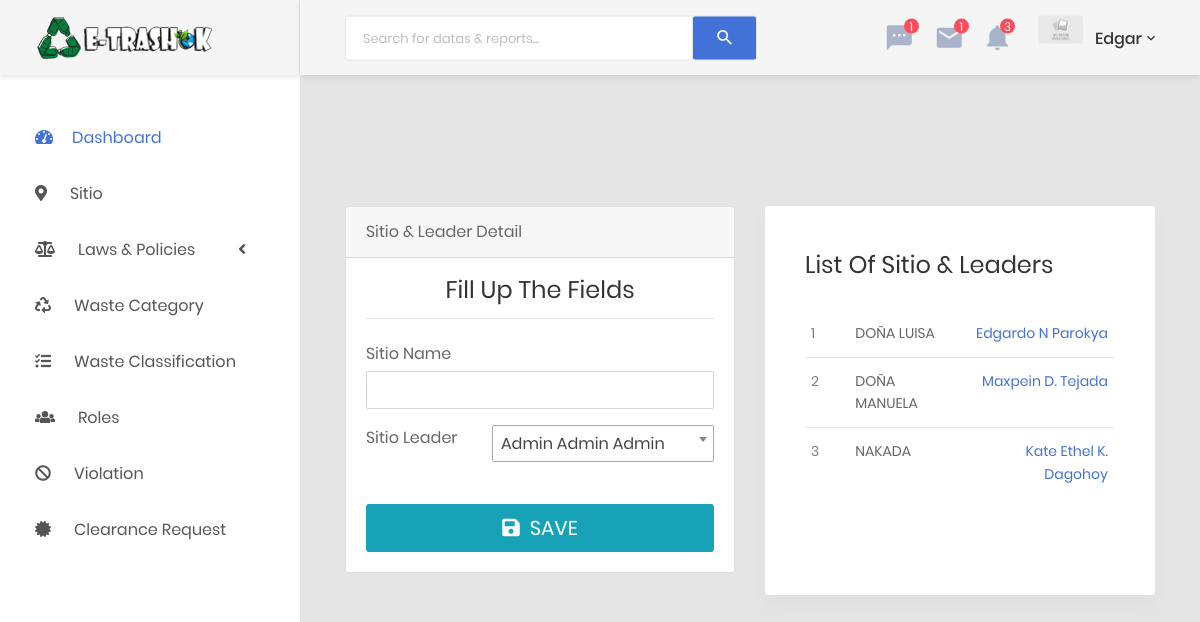
The page /admin-pages/sitio.php (signed in) on the database its author committed.
### tables this page shows
CREATE TABLE `sitio` (
  `id` int(11) NOT NULL,
  `sitio_name` varchar(255) NOT NULL,
  `leader` int(11) NOT NULL,
  `deleted` tinyint(2) NOT NULL DEFAULT '0'
);

CREATE TABLE `user` (
  `id` int(11) NOT NULL,
  `application_no` int(20) NOT NULL,
  `precinct_no` int(20) NOT NULL,
  `firstname` varchar(100) NOT NULL,
  `middlename` varchar(100) NOT NULL,
  `lastname` varchar(100) NOT NULL,
  `category` int(4) NOT NULL,
  `assisted_by` varchar(255) NOT NULL,
  `address_province` varchar(150) NOT NULL,
  `address_city` varchar(150) NOT NULL,
  `address_brgy` varchar(255) NOT NULL,
  `address_street_house` varchar(255) NOT NULL,
  `citizenship` varchar(100) NOT NULL,
  `citizenship_acquired` tinyint(3) NOT NULL DEFAULT '0',
  `natural_reacquire_date` date NOT NULL,
  `certificate_no` int(20) NOT NULL,
  `period_residence_city_yr` int(11) NOT NULL,
  `period_residence_city_month` int(11) NOT NULL,
  `period_residence_phil_yr` int(11) NOT NULL,
  `profession` varchar(200) NOT NULL,
  `tin` int(20) NOT NULL,
  `sex` tinyint(2) NOT NULL DEFAULT '0',
  `date_birth` date NOT NULL,
  `place_birth_city` varchar(100) NOT NULL,
  `place_birth_province` varchar(100) NOT NULL,
  `civil_status` tinyint(2) NOT NULL,
  `spouse` varchar(150) NOT NULL,
  `approved` tinyint(2) NOT NULL DEFAULT '0',
  `user_role` tinyint(5) NOT NULL DEFAULT '0',
  `account_id` int(11) NOT NULL,
  `sitio` int(11) NOT NULL,
  `image_path` varchar(100) NOT NULL DEFAULT 'No_Image_Available.jpg',
  `deleted` tinyint(2) NOT NULL DEFAULT '0'
);

### admin-pages/sitio.php (the view, shortened to what this page needs)
<?php include '../template/header.php' ?>
<body class="animsition">
    <div class="page-wrapper">
       <?php include '../template/navigation-admin.php'; ?>
            <section class="au-breadcrumb2">
                <div class="container">
                    <div class="row">
                        <div class="col-md-12">
                            <div class="au-breadcrumb-content">
                                <div class="au-breadcrumb-left">
                                    <span class="au-breadcrumb-span">You are here:</span>
                                    <ul class="list-unstyled list-inline au-breadcrumb__list">
                                        <li class="list-inline-item active">
                                            <a href="#">Home</a>
                                        </li>
                                        <li class="list-inline-item seprate">
                                            <span>/</span>
                                        </li>
                                        <li class="list-inline-item">Sitio</li>
                                    </ul>
                                </div>
                            </div>
                        </div>
                    </div>
                </div>
            </section>
            <div class="main-content" id="sitio-page">
                <div class="section__content section__content--p30">
                    <div class="container-fluid">
                        <div class="row">
                            <div class="col-lg-6">
                                <div class="card">
                                    <div class="card-header">Sitio & Leader Detail</div>
                                    <div class="card-body">
                                        <div class="card-title">
                                            <h3 class="text-center title-2">Fill up the Fields</h3>
                                        </div>
                                        <hr>
                                        <form action="../api/admin-sitio.php" method="post" >
                                            <div class="form-group">
                                                <label for="cc-sitio" class="control-label mb-1">Sitio Name</label>
                                                <input id="cc-sitio" name="sitio" type="text" class="form-control" aria-required="true" aria-invalid="false" >
                                            </div>
                                        	<div class="row form-group">
                                                <div class="col col-md-4">
                                                    <label for="select-leader" class=" form-control-label">Sitio Leader</label>
                                                </div>
                                                <div class="col-12 col-md-8">
													<br/>
                                                </div>
                                            </div>
                                            <div>
                                                <button id="btn-sitio-save" name="save_sitio" type="submit" class="btn btn-lg btn-info btn-block">
                                                    <i class="fa fa-save"></i>&nbsp;
                                                   SAVE
                                                </button>
                                            </div>
                                        </form>
                                    </div>
                                </div>
                            </div>
                              <div class="col-lg-6">
                                <div class="top-campaign">
                                    <h3 class="title-3 m-b-30">List of Sitio & Leaders</h3>
                                    <div class="table-responsive">
                                        <table class="table table-top-campaign sitio-table">
                                            <tbody>
                                            	<?php
                                            	$sqlr = "SELECT sitio_name,
                                            					sitio.id id,
                                            					leader,
                                            					firstname,
                                            					middlename,
                                            					lastname
                                            					FROM sitio
                                            					INNER JOIN user
                                            					ON sitio.leader = user.id
                                            					WHERE sitio.deleted = 0";
                                            	$resultr = mysqli_query($mysqli,$sqlr);
				                                if (mysqli_num_rows($resultr) > 0) {
				                                	$count = 0;
				                                    while($rowr = mysqli_fetch_assoc($resultr)) {
				                                    	$name = $rowr['firstname'].' '.$rowr['middlename'].' '.$rowr['lastname'];
				                                    	$count++;
				                                    	echo '<tr onclick="javascript:showSitioModal(this);">';
				                                    	echo '<td>'.$count.'</td>';
				                                    	echo '<td>'.$rowr['sitio_name'].'</td>';
				                                    	echo '<td>'.$name.'</td>';
				                                    	echo '</tr>';
				                                    }
				                                }else{
				                                	echo "<tr><td>No Result Found.</td></tr>";
				                                }
                                            	?>
                                            </tbody>
                                        </table>
                                    </div>
                                </div>
                            </div>
                        </div>
                    </div>
                </div>
            </div>
        </div>
    </div>
    <?php include '../template/footer.php' ?>

### css/style.css (style rules this page uses)
#sitio-page .sitio-table tr { cursor: pointer; }
.au-breadcrumb2 { padding-top: 87px; padding-bottom: 0; }
.au-breadcrumb2 { padding: 2em 0; }

### rows shown on the page
sitio: sitio_name "DOÑA LUISA", user.firstname+middlename+lastname "Edgardo N Parokya"
sitio: sitio_name "DOÑA MANUELA", user.firstname+middlename+lastname "Maxpein D. Tejada"
sitio: sitio_name "NAKADA", user.firstname+middlename+lastname "Kate Ethel K. Dagohoy"

### other values the page prints
$_SESSION['login_user'] "Edgar"
